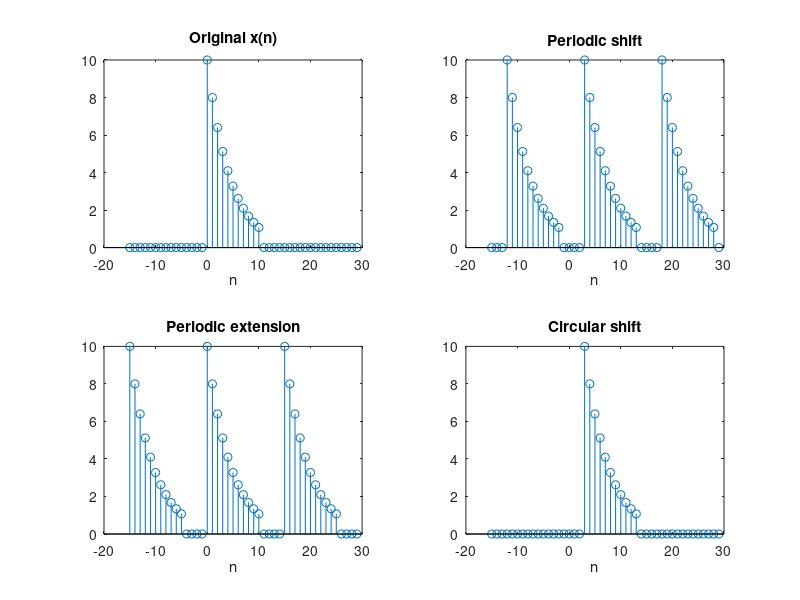

The MATLAB source for this figure:
figure(14)
clf(14)
% b) plot x((n-3))15
n=0:10;x=[10*0.8.^n,zeros(1,4)];

n1=-15:29;x1=[zeros(1,15),x,zeros(1,15)];
subplot(2,2,1);stem(n1,x1);
title('Original x(n)');xlabel('n')

x2=[x,x,x];
subplot(2,2,3);stem(n1,x2);
title('Periodic extension');xlabel('n')

x3=[x2(43:45),x2(1:42)];
subplot(2,2,2);stem(n1,x3);
title('Periodic shift');xlabel('n')

x4=x3.*[zeros(1,15),ones(1,15),zeros(1,15)];
subplot(2,2,4);stem(n1,x4);
title('Circular shift');xlabel('n')